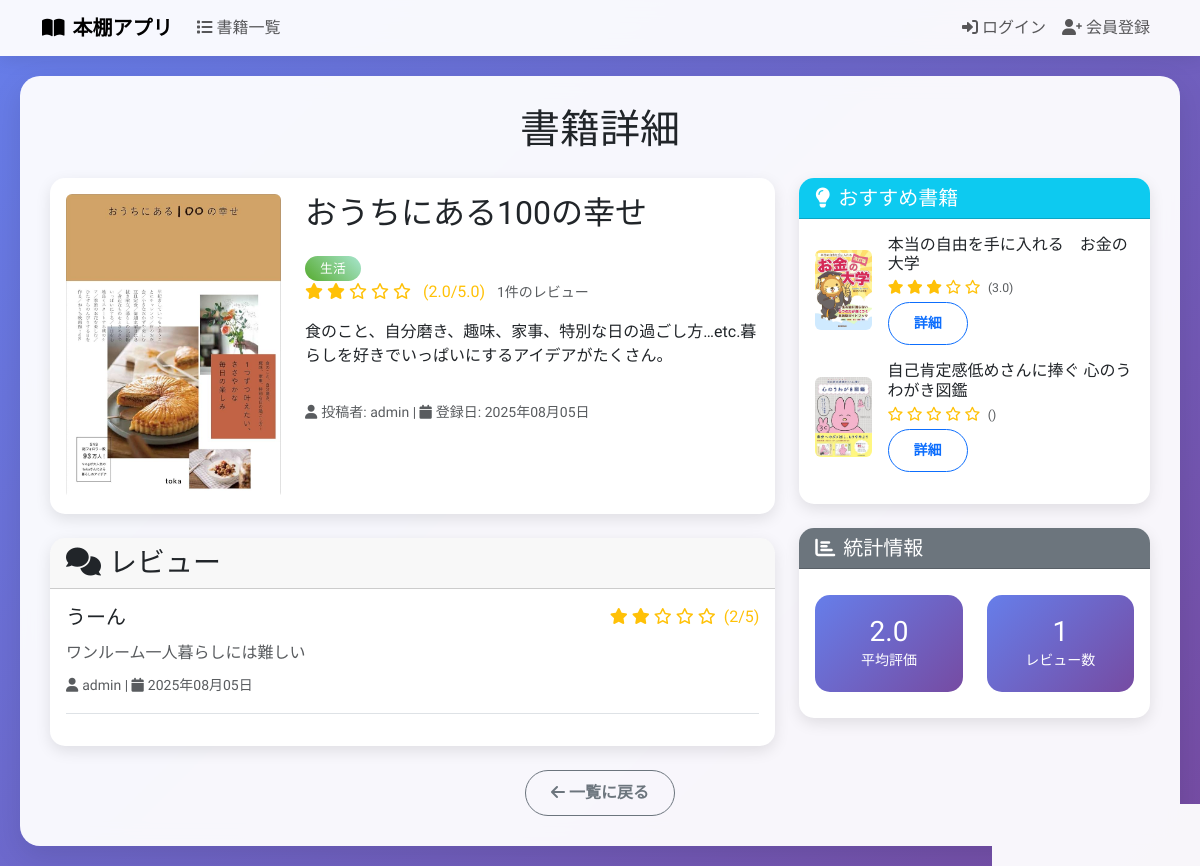
Page /book/3/detail/ on the committed database.
### book/models.py (models this page shows, shortened)
class Shelf(models.Model):
    title = models.CharField(max_length=100)
    text = models.TextField()
    thumbnail = models.ImageField(null=True, blank=True)
    category = models.CharField(
        max_length=100,
        choices = CATEGORY,
        )
    user = models.ForeignKey("auth.User", on_delete=models.CASCADE)
    created_at = models.DateTimeField(default=timezone.now)
    updated_at = models.DateTimeField(auto_now=True)
    favorites = models.ManyToManyField(User, related_name='favorite_books', blank=True)
    def get_average_rating(self):
        return self.review_set.aggregate(Avg('rate'))['rate__avg'] or 0
    def get_review_count(self):
        return self.review_set.count()
    def is_favorited_by(self, user):
        if user.is_authenticated:
            return self.favorites.filter(id=user.id).exists()
        return False
    def get_similar_books(self):
        return Shelf.objects.filter(
            category=self.category
        ).exclude(id=self.id).annotate(
            avg_rating=Avg('review__rate')
        ).order_by('-avg_rating')[:3]

class Review(models.Model):
    book = models.ForeignKey(Shelf, on_delete=models.CASCADE)
    title = models.CharField(max_length=100)
    text = models.TextField()
    rate = models.IntegerField(choices=RATE_CHOICES)
    user = models.ForeignKey('auth.User', on_delete=models.CASCADE)
    created_at = models.DateTimeField(default=timezone.now)
    class Meta:
        ordering = ['-created_at']

### book/views.py (the view)
# urls.py: path('book/<int:pk>/detail/', views.DetailBookView.as_view(), name='detail-book'),
class DetailBookView(generic.DetailView):
    template_name = 'book/book_detail.html'
    model = Shelf
    context_object_name = 'Shelf'
    def get_context_data(self, **kwargs):
        context = super().get_context_data(**kwargs)
        reviews = Review.objects.filter(book=self.object).order_by('-created_at')
        paginator = Paginator(reviews, 5)  # 1ページに5件表示
        page_number = self.request.GET.get('page')
        context['reviews'] = paginator.get_page(page_number)
        context['similar_books'] = self.object.get_similar_books()
        context['is_favorited'] = self.object.is_favorited_by(self.request.user)
        return context

### templates/book/book_detail.html (shortened to what this page needs)
{% extends 'base.html' %}
{% block h1 %}
  書籍詳細
{% endblock %}
{% block content %}
  <div class="row">
    <div class="col-lg-8">
      <div class="card">
        <div class="card-body">
          <div class="row">
            <div class="col-md-4">
              {% if Shelf.thumbnail %}
                <img src="{{ Shelf.thumbnail.url }}" class="img-fluid rounded" alt="{{ Shelf.title }}">
              {% else %}
                <div class="bg-light rounded d-flex align-items-center justify-content-center" style="height: 300px;">
                  <i class="fas fa-book fa-4x text-muted"></i>
                </div>
              {% endif %}
            </div>
            <div class="col-md-8">
              <div class="d-flex justify-content-between align-items-start mb-3">
                <h2 class="card-title book-title">{{ Shelf.title }}</h2>
              </div>
              <span class="category-badge mb-3">{{ Shelf.get_category_display }}</span>
              <div class="rating-stars mb-3">
                {% for i in "12345" %}
                  {% if forloop.counter <= Shelf.get_average_rating %}
                    <i class="fas fa-star"></i>
                  {% else %}
                    <i class="far fa-star"></i>
                  {% endif %}
                {% endfor %}
                <span class="ms-2">({{ Shelf.get_average_rating|floatformat:1 }}/5.0)</span>
                <small class="text-muted ms-2">{{ Shelf.get_review_count }}件のレビュー</small>
              </div>
              <p class="card-text">{{ Shelf.text }}</p>
              <small class="text-muted">
                <i class="fas fa-user me-1"></i>投稿者: {{ Shelf.user.username }} |
                <i class="fas fa-calendar me-1"></i>登録日: {{ Shelf.created_at|date:"Y年m月d日" }}
              </small>
            </div>
          </div>
        </div>
      </div>
      <div class="card mt-4">
        <div class="card-header">
          <h3 class="mb-0"><i class="fas fa-comments me-2"></i>レビュー</h3>
        </div>
        <div class="card-body">
          {% if reviews %}
            {% for review in reviews %}
              <div class="border-bottom pb-3 mb-3">
                <div class="d-flex justify-content-between align-items-start mb-2">
                  <h5 class="mb-1">{{ review.title }}</h5>
                  <div class="rating-stars">
                    {% for i in "12345" %}
                      {% if forloop.counter <= review.rate %}
                        <i class="fas fa-star"></i>
                      {% else %}
                        <i class="far fa-star"></i>
                      {% endif %}
                    {% endfor %}
                    <span class="ms-1">({{ review.rate }}/5)</span>
                  </div>
                </div>
                <p class="text-muted mb-2">{{ review.text }}</p>
                <small class="text-muted">
                  <i class="fas fa-user me-1"></i>{{ review.user.username }} |
                  <i class="fas fa-calendar me-1"></i>{{ review.created_at|date:"Y年m月d日" }}
                </small>
              </div>
            {% endfor %}
          {% endif %}
        </div>
      </div>
    </div>
    <div class="col-lg-4">
      {% if similar_books %}
        <div class="card mb-4">
          <div class="card-header bg-info text-white">
            <h5 class="mb-0"><i class="fas fa-lightbulb me-2"></i>おすすめ書籍</h5>
          </div>
          <div class="card-body">
            {% for book in similar_books %}
              <div class="d-flex align-items-center mb-3">
                {% if book.thumbnail %}
                  <img src="{{ book.thumbnail.url }}" class="rounded me-3" style="width: 60px; height: 80px; object-fit: cover;">
                {% else %}
                  <div class="bg-light rounded me-3 d-flex align-items-center justify-content-center" style="width: 60px; height: 80px;">
                    <i class="fas fa-book text-muted"></i>
                  </div>
                {% endif %}
                <div class="flex-grow-1">
                  <h6 class="mb-1 book-title">{{ book.title }}</h6>
                  <div class="rating-stars small">
                    {% for i in "12345" %}
                      {% if forloop.counter <= book.avg_rating %}
                        <i class="fas fa-star"></i>
                      {% else %}
                        <i class="far fa-star"></i>
                      {% endif %}
                    {% endfor %}
                    <small class="text-muted ms-1">({{ book.avg_rating|floatformat:1 }})</small>
                  </div>
                  <a href="{% url 'detail-book' book.id %}" class="btn btn-sm btn-outline-primary mt-1">
                    詳細
                  </a>
                </div>
              </div>
            {% endfor %}
          </div>
        </div>
      {% endif %}
      <div class="card">
        <div class="card-header bg-secondary text-white">
          <h5 class="mb-0"><i class="fas fa-chart-bar me-2"></i>統計情報</h5>
        </div>
        <div class="card-body">
          <div class="row text-center">
            <div class="col-6">
              <div class="stats-card">
                <h3 class="mb-0">{{ Shelf.get_average_rating|floatformat:1 }}</h3>
                <small>平均評価</small>
              </div>
            </div>
            <div class="col-6">
              <div class="stats-card">
                <h3 class="mb-0">{{ Shelf.get_review_count }}</h3>
                <small>レビュー数</small>
              </div>
            </div>
          </div>
        </div>
      </div>
    </div>
  </div>
  <div class="text-center mt-4">
    <a href="{% url 'list-book' %}" class="btn btn-outline-secondary">
      <i class="fas fa-arrow-left me-1"></i>一覧に戻る
    </a>
  </div>
{% endblock %}

### templates/base.html (style rules this page uses)
body { font-family: 'Zen Kaku Gothic New', sans-serif; background: linear-gradient(135deg, #667eea 0%, #764ba2 100%); min-height: 100vh; }
.book-title { font-family: 'Dela Gothic One', sans-serif; }
.card { border: none; border-radius: 15px; box-shadow: 0 5px 15px rgba(0,0,0,0.1); transition: transform 0.3s ease, box-shadow 0.3s ease; overflow: hidden; }
.btn { border-radius: 25px; padding: 10px 25px; font-weight: 600; transition: all 0.3s ease; }
.rating-stars { color: #ffc107; }
.stats-card { background: linear-gradient(135deg, #667eea 0%, #764ba2 100%); color: white; border-radius: 15px; padding: 20px; margin: 10px 0; }
.category-badge { background: linear-gradient(45deg, #56ab2f, #a8e6cf); color: white; padding: 5px 15px; border-radius: 20px; font-size: 0.8rem; }

### rows in the picture
Shelf: thumbnail (picture), title "おうちにある100の幸せ", category "生活", get_average_rating "2.0", get_review_count "1", text "食のこと、自分磨き、趣味、家事、特別な日の過ごし方…etc.暮らしを好きでいっぱいにするアイデアがたくさん。", user.username "admin", created_at "2025年08月05日"
Review: title "うーん", rate "2", text "ワンルーム一人暮らしには難しい", user.username "admin", created_at "2025年08月05日"
Shelf: thumbnail (picture), title "本当の自由を手に入れる お金の大学", avg_rating "3.0"
Shelf: thumbnail (picture), title "自己肯定感低めさんに捧ぐ 心のうわがき図鑑"
